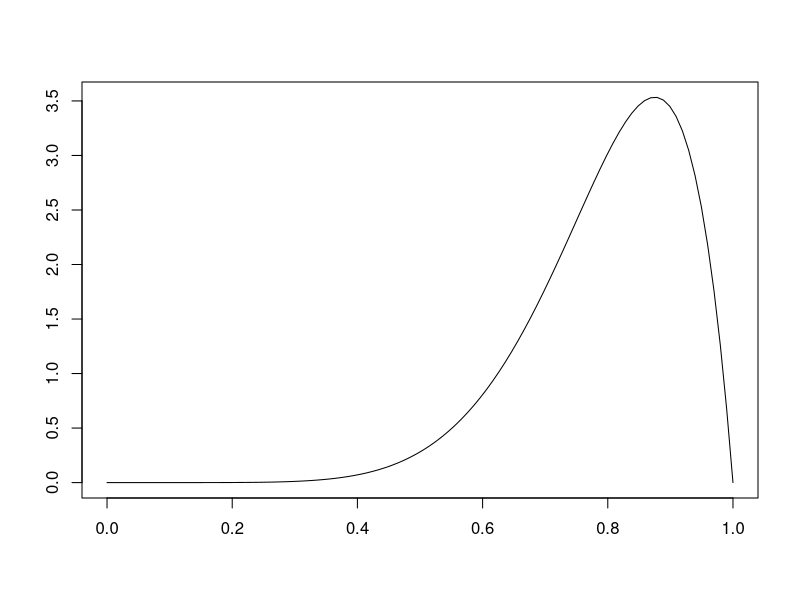
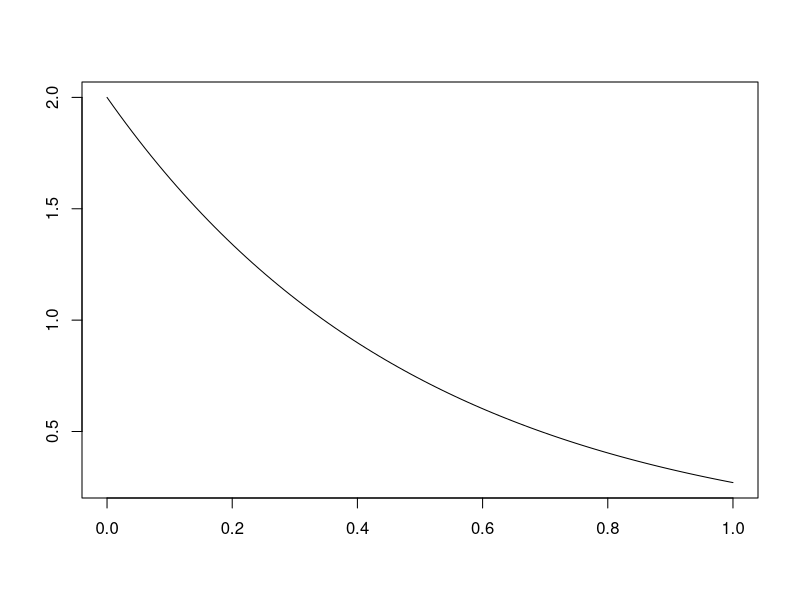

Source code (R) for these figures, in order:
## ---- chunk 1
x <- seq(0, 1, length.out = 100)
y <- dbeta(x, shape1 = 8, shape2 = 2)
plot(x, y, type = "l", main = "", ylab = "", xlab = "")
## ---- chunk 2
x <- seq(0, 1, length.out = 100)
y <- dgamma(x, shape = 1,  rate = 2)
plot(x, y, type = "l", main = "", ylab = "", xlab = "")
## ---- chunk 3
#t.test ud fra de to stikprøver
Stik1 <- rbeta(100, 8, 2)
Stik2 <- rgamma(100, 1, 2)
t1 <- t.test(Stik1, Stik2, alternative = "two.sided", mu = 0, conf.level = 0.95)
## ---- chunk 4
#Undersøg dækningsgraden af konfidensintervallet ved udtræk af nye stikprøver.
set.seed(31415)

middel1 <- 8/(8+2)
middel2 <- 1*(1/2)

sand_dif <- abs(middel1 - middel2)

res <- replicate(10000, {
  x1 <- rbeta(20, 8, 2)
  x2 <- rgamma(20, 1, 2)

  t_res <- t.test(x1, x2, alternative = "two.sided", conf.level = 0.95)

  konfinterval <- t_res$conf.int

  konfinterval[1L] <= sand_dif & konfinterval[2L] >= sand_dif
})

tf <- table(res)
tf
